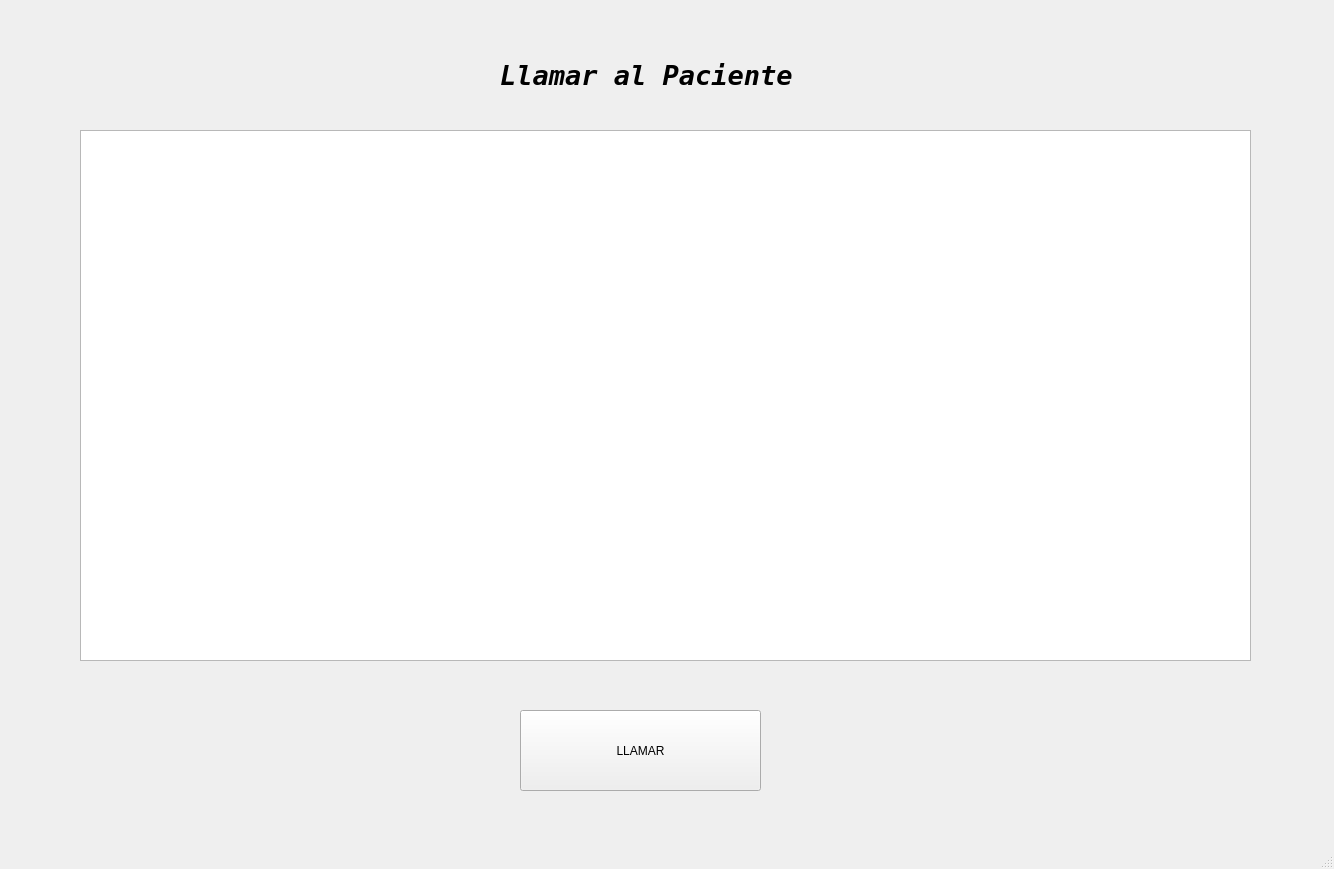
<?xml version="1.0" encoding="UTF-8"?>
<ui version="4.0">
 <class>MainWindow</class>
 <widget class="QMainWindow" name="MainWindow">
  <property name="geometry">
   <rect>
    <x>0</x>
    <y>0</y>
    <width>1334</width>
    <height>869</height>
   </rect>
  </property>
  <property name="minimumSize">
   <size>
    <width>1334</width>
    <height>869</height>
   </size>
  </property>
  <property name="maximumSize">
   <size>
    <width>1334</width>
    <height>869</height>
   </size>
  </property>
  <property name="windowTitle">
   <string>MainWindow</string>
  </property>
  <widget class="QWidget" name="centralwidget">
   <widget class="QTableWidget" name="tableWidget">
    <property name="geometry">
     <rect>
      <x>80</x>
      <y>130</y>
      <width>1171</width>
      <height>531</height>
     </rect>
    </property>
   </widget>
   <widget class="QLabel" name="label">
    <property name="geometry">
     <rect>
      <x>500</x>
      <y>50</y>
      <width>321</width>
      <height>51</height>
     </rect>
    </property>
    <property name="font">
     <font>
      <family>DejaVu Sans Mono</family>
      <pointsize>20</pointsize>
      <weight>75</weight>
      <italic>true</italic>
      <bold>true</bold>
     </font>
    </property>
    <property name="text">
     <string>Llamar al Paciente</string>
    </property>
   </widget>
   <widget class="QPushButton" name="pushButton">
    <property name="geometry">
     <rect>
      <x>520</x>
      <y>710</y>
      <width>241</width>
      <height>81</height>
     </rect>
    </property>
    <property name="text">
     <string>LLAMAR</string>
    </property>
   </widget>
  </widget>
  <widget class="QMenuBar" name="menubar">
   <property name="geometry">
    <rect>
     <x>0</x>
     <y>0</y>
     <width>1334</width>
     <height>20</height>
    </rect>
   </property>
  </widget>
  <widget class="QStatusBar" name="statusbar"/>
 </widget>
 <resources/>
 <connections/>
</ui>
